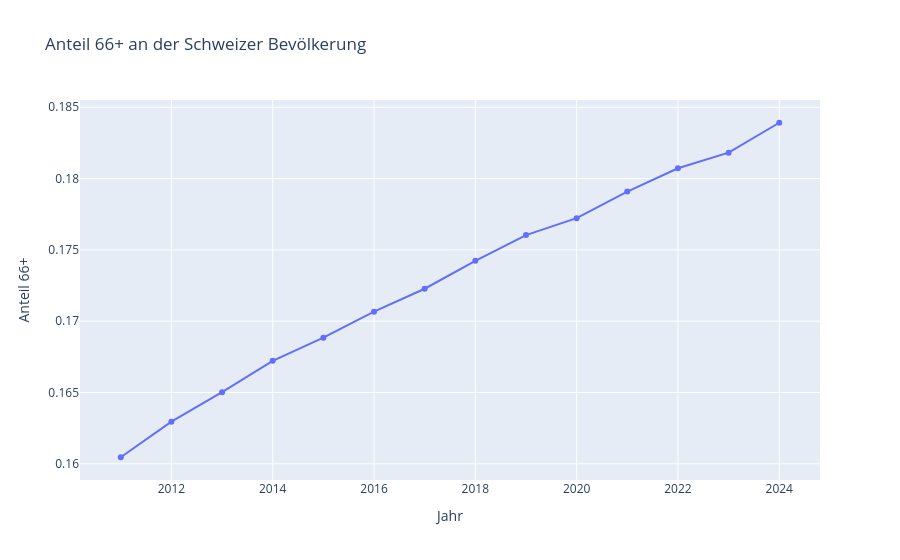

Here is the notebook cell this chart was saved with:
### Code cell
px.line(
    df_population_66_share[df_population_66_share["canton"] == "Schweiz"],
    x="year",
    y="population_share_66_plus",
    markers=True,
    title="Anteil 66+ an der Schweizer Bevölkerung",
    labels={"year": "Jahr", "population_share_66_plus": "Anteil 66+"},
)

### Figure 1 — Plotly figure (JSON) as saved in the notebook; plotly's stock layout.template omitted (floating-point values rounded to 4 significant figures)
{"data": [{"hovertemplate": "Jahr=%{x}<br>Anteil 66+=%{y}<extra></extra>", "legendgroup": "", "line": {"color": "#636efa", "dash": "solid"}, "marker": {"symbol": "circle"}, "mode": "lines+markers", "name": "", "orientation": "v", "showlegend": false, "type": "scatter", "x": [2011, 2012, 2013, 2014, 2015, 2016, 2017, 2018, 2019, 2020, 2021, 2022, 2023, 2024], "xaxis": "x", "y": [0.1605, 0.163, 0.165, 0.1672, 0.1688, 0.1707, 0.1723, 0.1742, 0.176, 0.1772, 0.1791, 0.1807, 0.1818, 0.1839], "yaxis": "y"}], "layout": {"legend": {"tracegroupgap": 0}, "title": {"text": "Anteil 66+ an der Schweizer Bevölkerung"}, "xaxis": {"anchor": "y", "domain": [0, 1], "title": {"text": "Jahr"}}, "yaxis": {"anchor": "x", "domain": [0, 1], "title": {"text": "Anteil 66+"}}}}
